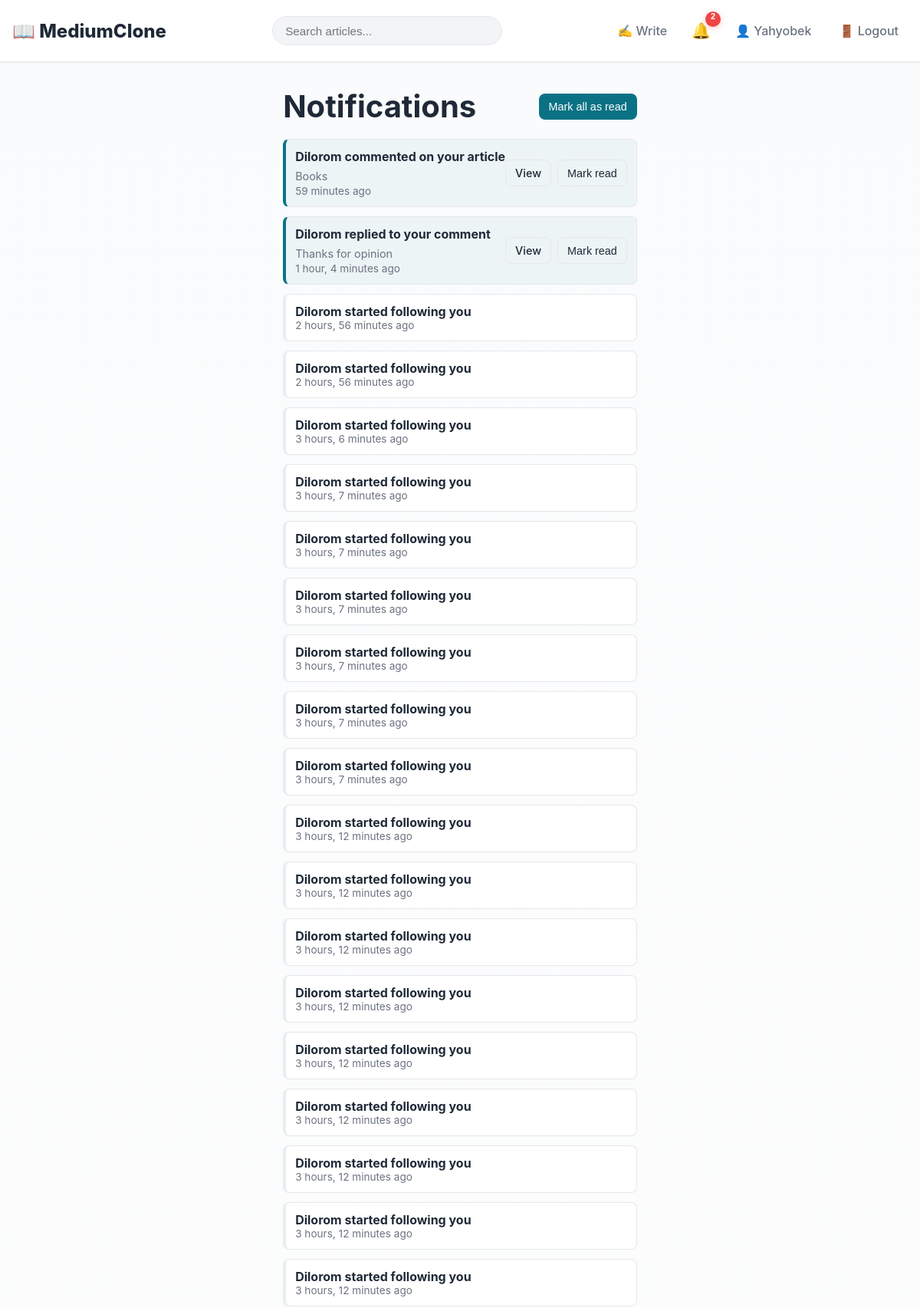
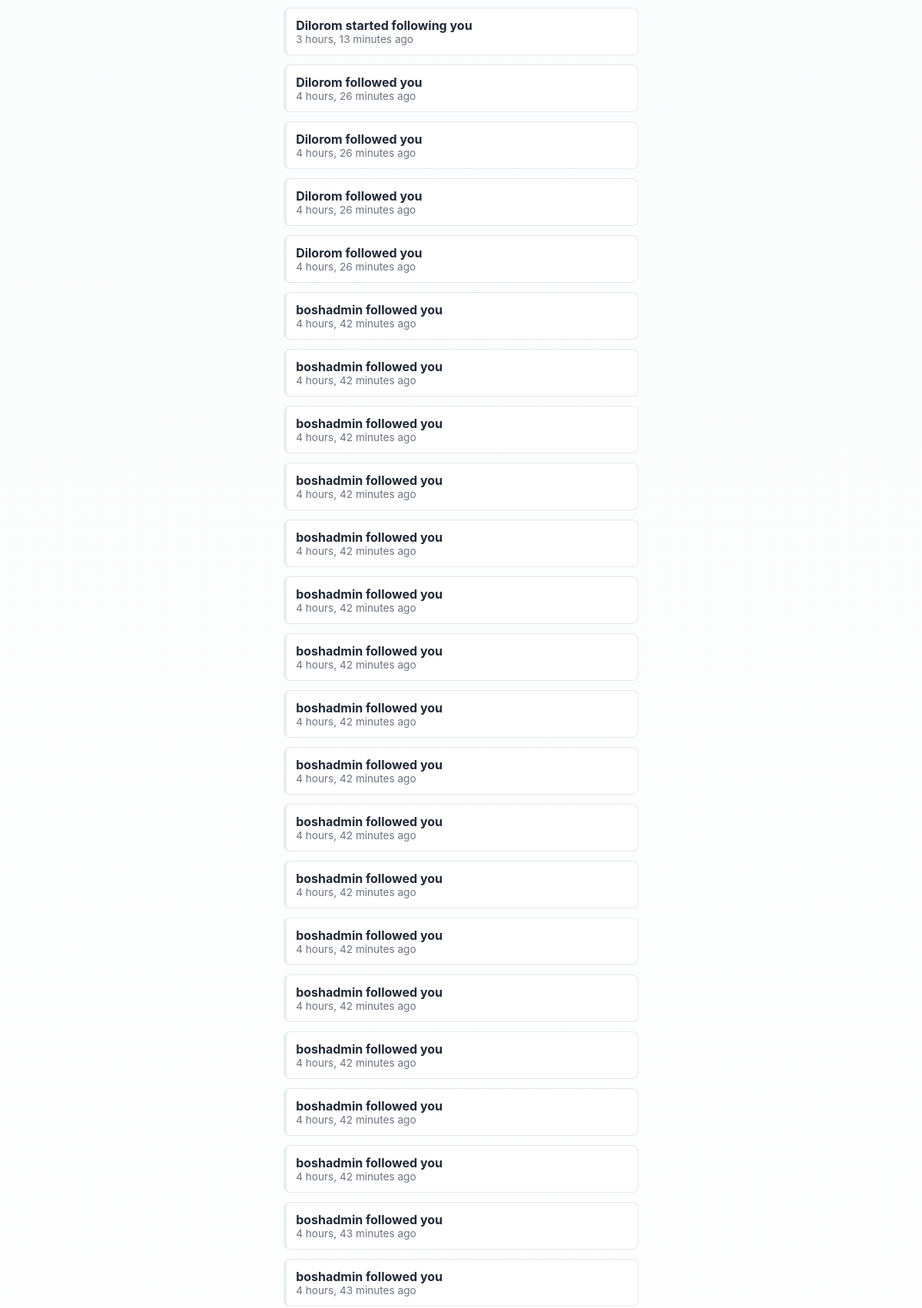
Screenshot of /notifications/ (signed in, upper part) with the database file from the repository (2 pictures, top to bottom).
### accounts/models.py (models this page shows, shortened)
class CustomUser(AbstractUser):
    bio = models.TextField(blank=True)
    avatar = models.ImageField(upload_to="avatars/", blank=True, null=True)
    website = models.URLField(blank=True)

### notifications/models.py (models this page shows, shortened)
class Notification(models.Model):
    NOTIFICATION_TYPES = (
        ("new_article", "New Article"),
        ("comment", "Comment"),
        ("reply", "Reply to Comment"),
        ("bookmark", "Article Liked"),
        ("follow", "New Follower"),
    )
    recipient = models.ForeignKey(
        settings.AUTH_USER_MODEL,
        on_delete=models.CASCADE,
        related_name="notifications"
    )
    sender = models.ForeignKey(
        settings.AUTH_USER_MODEL,
        on_delete=models.CASCADE,
        null=True,
        blank=True,
        related_name="notifications_sent"
    )
    notification_type = models.CharField(max_length=20, choices=NOTIFICATION_TYPES)
    article = models.ForeignKey(
        "articles.Article",
        on_delete=models.CASCADE,
        null=True,
        blank=True,
        related_name="notifications"
    )
    comment = models.ForeignKey(
        "comments.Comment",
        on_delete=models.CASCADE,
        null=True,
        blank=True,
        related_name="notifications"
    )
    title = models.CharField(max_length=255)
    description = models.TextField(blank=True)
    is_read = models.BooleanField(default=False)
    created_at = models.DateTimeField(auto_now_add=True)
    class Meta:
        ordering = ["-created_at"]
        indexes = [models.Index(fields=["recipient", "-created_at"])]

### notifications/views.py (the view)
# urls.py: path("", views.notifications_list, name="list"),
@login_required
def notifications_list(request):
    notifications = request.user.notifications.all()
    unread_count = notifications.filter(is_read=False).count()
    return render(request, "notifications/notifications_list.html", {
        "notifications": notifications,
        "unread_count": unread_count
    })

### articles/models.py (called while the page is built)
    def get_absolute_url(self):
        return reverse("articles:detail", kwargs={"slug": self.slug})

### notifications/templates/notifications/notifications_list.html (shortened to what this page needs)
{% extends "core/base.html" %}
{% block content %}
<div class="container" style="max-width:900px;margin:2rem auto">
  <div style="display:flex;justify-content:space-between;align-items:center;margin-bottom:1rem">
    <h1>Notifications</h1>
    {% if unread_count %}
      <button class="btn btn-primary" id="mark-all-read-btn">Mark all as read</button>
    {% endif %}
  </div>
  {% if notifications %}
    <div style="display:flex;flex-direction:column;gap:.75rem">
      {% for notif in notifications %}
        <div class="card notification-item {% if not notif.is_read %}unread{% endif %}"
             data-notification-id="{{ notif.id }}"
             style="padding:.75rem;display:flex;justify-content:space-between;align-items:center;border-left:4px solid {% if not notif.is_read %}#0b7285{% else %}#e6eef0{% endif %}">
          <div style="flex:1">
            <div style="display:flex;align-items:center;gap:.5rem">
              <strong>{{ notif.title }}</strong>
            </div>
            {% if notif.description %}
              <p class="hint" style="margin:.25rem 0 0">{{ notif.description }}</p>
            {% endif %}
            <div class="meta" style="font-size:.85rem">{{ notif.created_at|timesince }} ago</div>
          </div>
          <div style="display:flex;gap:.5rem">
            {% if notif.article %}
              <a href="{{ notif.article.get_absolute_url }}" class="btn">View</a>
            {% endif %}
            {% if not notif.is_read %}
              <button class="btn mark-notif-read" data-notification-id="{{ notif.id }}">Mark read</button>
            {% endif %}
          </div>
        </div>
      {% endfor %}
    </div>
  {% else %}
    <div class="card" style="padding:1rem;text-align:center">
      <p>No notifications yet.</p>
    </div>
  {% endif %}
</div>
{% endblock %}

### core/templates/core/base.html (shortened to what this page needs)
<!doctype html>
{% load static %}
<html lang="en">
<head>
  <link rel="stylesheet" href="{% static 'css/main.css' %}">
  <link href="https://cdn.quilljs.com/1.3.7/quill.snow.css" rel="stylesheet">
</head>
<body>
  <header class="site-header">
    <div class="header-inner">
      <a class="brand" href="{% url 'core:home' %}">📖 MediumClone</a>
      <form class="search-form" method="get" action="{% url 'articles:list' %}">
        <input name="q" type="search" placeholder="Search articles..." value="{{ request.GET.q|default:'' }}" aria-label="Search">
      </form>
      <nav class="nav">
        {% if user.is_authenticated %}
          <a class="nav-link" href="{% url 'articles:create' %}">✍️ Write</a>
          <div class="notifications-dropdown">
            <button id="notifications-btn" title="Notifications">
              🔔
              <span id="notif-badge" class="badge" style="display:none">0</span>
            </button>
          </div>
          <a class="nav-link" href="{% url 'accounts:profile' user.username %}">👤 {{ user.username }}</a>
          <a class="nav-link" href="{% url 'accounts:logout' %}">🚪 Logout</a>
        {% else %}
          <a class="nav-link" href="{% url 'accounts:login' %}">Log in</a>
          <a class="nav-link btn-signup" href="{% url 'accounts:signup' %}">Get started</a>
        {% endif %}
      </nav>
    </div>
  </header>
  <main class="main">
    {% block content %}{% endblock %}
  </main>
</body>
</html>

### static/css/main.css (style rules this page uses)
:root { --max-width: 1200px; --feed-width: 680px; --sidebar-width: 280px; --muted: #6b7280; --bg: #ffffff; --accent: #0b7285; --accent-2: #0b5f6b; --card: #ffffff; --soft: #f3f4f6; --shadow-sm: 0 1px 2px rgba(0, 0, 0, 0.05); --shadow-md: 0 4px 6px rgba(0, 0, 0, 0.07); --shadow-lg: 0 10px 25px rgba(0, 0, 0, 0.1); --radius: 8px; --text: #1f2937; --border: #e5e7eb; --transition: all 0.2s ease; }
* { box-sizing: border-box; }
html, body { height: 100%; margin: 0; padding: 0; }
body { font-family: "SF Pro Display", -apple-system, BlinkMacSystemFont, "Segoe UI", Roboto, "Helvetica Neue", Arial, sans-serif; background: linear-gradient(180deg, #fafbfc 0%, #ffffff 100%); color: var(--text); -webkit-font-smoothing: antialiased; -moz-osx-font-smoothing: grayscale; }
h1, h2, h3, h4, h5, h6 { margin: 0; font-weight: 700; line-height: 1.3; }
h1 { font-size: 2.5rem; }
p { margin: 0; line-height: 1.6; }
a { color: var(--accent); text-decoration: none; transition: var(--transition); }
.container { max-width: var(--max-width); margin: 0 auto; padding: 0 1rem; }
.hint { color: var(--muted); font-size: 0.9rem; }
.meta { color: var(--muted); font-size: 0.9rem; }
.site-header { background: rgba(255, 255, 255, 0.95); backdrop-filter: blur(10px); border-bottom: 1px solid var(--border); padding: 0.75rem 0; position: sticky; top: 0; z-index: 100; box-shadow: var(--shadow-sm); }
.header-inner { max-width: var(--max-width); margin: 0 auto; padding: 0 1rem; display: flex; align-items: center; gap: 1.5rem; justify-content: space-between; height: 56px; }
.brand { font-weight: 800; font-size: 1.5rem; color: var(--text); white-space: nowrap; flex-shrink: 0; }
.search-form { flex: 1; max-width: 300px; }
.search-form input { width: 100%; padding: 0.6rem 1rem; border-radius: 999px; border: 1px solid var(--border); background: var(--soft); outline: none; transition: var(--transition); font-size: 0.95rem; }
.nav { display: flex; gap: 0.75rem; align-items: center; }
.nav-link { color: var(--muted); text-decoration: none; padding: 0.5rem 0.75rem; border-radius: var(--radius); font-weight: 500; transition: var(--transition); }
.notifications-dropdown { position: relative; }
#notifications-btn { position: relative; background: transparent; border: none; font-size: 1.25rem; cursor: pointer; padding: 0.5rem; }
.badge { position: absolute; top: -5px; right: -5px; background: #ef4444; color: white; border-radius: 50%; width: 20px; height: 20px; display: flex; align-items: center; justify-content: center; font-size: 0.7rem; font-weight: 700; box-shadow: 0 2px 8px rgba(239, 68, 68, 0.3); }
.main { display: flex; min-height: calc(100vh - 56px); background: linear-gradient(180deg, #fafbfc 0%, #ffffff 100%); }
.card { background: var(--card); border: 1px solid var(--border); border-radius: var(--radius); transition: var(--transition); }
.btn { padding: 0.5rem 0.75rem; border-radius: var(--radius); border: 1px solid var(--border); background: transparent; color: var(--text); cursor: pointer; font-weight: 500; font-size: 0.9rem; transition: var(--transition); }
.btn-primary { background: var(--accent); color: white; border-color: transparent; }
.notification-item { padding: 0.75rem; border-left: 4px solid var(--border); transition: var(--transition); }
.notification-item.unread { background: rgba(11, 114, 133, 0.05); border-left-color: var(--accent); }

### rows the page displays
CustomUser: username "Yahyobek"
Notification: title "Dilorom commented on your article", description "Books", created_at "59 minutes"
Notification: title "Dilorom replied to your comment", description "Thanks for opinion", created_at "1 hour, 4 minutes"
Notification: title "Dilorom started following you", created_at "2 hours, 56 minutes"
Notification: title "Dilorom started following you", created_at "2 hours, 56 minutes"
Notification: title "Dilorom started following you", created_at "3 hours, 6 minutes"
Notification: title "Dilorom started following you", created_at "3 hours, 7 minutes"
Notification: title "Dilorom started following you", created_at "3 hours, 7 minutes"
Notification: title "Dilorom started following you", created_at "3 hours, 7 minutes"
Notification: title "Dilorom started following you", created_at "3 hours, 7 minutes"
Notification: title "Dilorom started following you", created_at "3 hours, 7 minutes"
Notification: title "Dilorom started following you", created_at "3 hours, 7 minutes"
Notification: title "Dilorom started following you", created_at "3 hours, 12 minutes"
Notification: title "Dilorom started following you", created_at "3 hours, 12 minutes"
Notification: title "Dilorom started following you", created_at "3 hours, 12 minutes"
Notification: title "Dilorom started following you", created_at "3 hours, 12 minutes"
Notification: title "Dilorom started following you", created_at "3 hours, 12 minutes"
Notification: title "Dilorom started following you", created_at "3 hours, 12 minutes"
Notification: title "Dilorom started following you", created_at "3 hours, 12 minutes"
Notification: title "Dilorom started following you", created_at "3 hours, 12 minutes"
Notification: title "Dilorom started following you", created_at "3 hours, 12 minutes"
Notification: title "Dilorom started following you", created_at "3 hours, 13 minutes"
Notification: title "Dilorom followed you", created_at "4 hours, 26 minutes"
Notification: title "Dilorom followed you", created_at "4 hours, 26 minutes"
Notification: title "Dilorom followed you", created_at "4 hours, 26 minutes"
Notification: title "Dilorom followed you", created_at "4 hours, 26 minutes"
Notification: title "boshadmin followed you", created_at "4 hours, 42 minutes"
Notification: title "boshadmin followed you", created_at "4 hours, 42 minutes"
Notification: title "boshadmin followed you", created_at "4 hours, 42 minutes"
Notification: title "boshadmin followed you", created_at "4 hours, 42 minutes"
Notification: title "boshadmin followed you", created_at "4 hours, 42 minutes"
Notification: title "boshadmin followed you", created_at "4 hours, 42 minutes"
Notification: title "boshadmin followed you", created_at "4 hours, 42 minutes"
Notification: title "boshadmin followed you", created_at "4 hours, 42 minutes"
Notification: title "boshadmin followed you", created_at "4 hours, 42 minutes"
Notification: title "boshadmin followed you", created_at "4 hours, 42 minutes"
Notification: title "boshadmin followed you", created_at "4 hours, 42 minutes"
Notification: title "boshadmin followed you", created_at "4 hours, 42 minutes"
Notification: title "boshadmin followed you", created_at "4 hours, 42 minutes"
Notification: title "boshadmin followed you", created_at "4 hours, 42 minutes"
Notification: title "boshadmin followed you", created_at "4 hours, 42 minutes"
Notification: title "boshadmin followed you", created_at "4 hours, 42 minutes"
Notification: title "boshadmin followed you", created_at "4 hours, 43 minutes"
Notification: title "boshadmin followed you", created_at "4 hours, 43 minutes"
